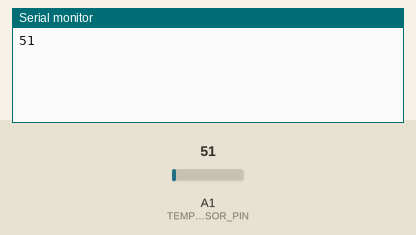
This sketch was run on a simulated Arduino Uno, built with avr-gcc and run on an emulated ATmega328P. On the bench: the last lines printed to the serial monitor. The inputs (shaded band) are chosen by the test bench; at power-on: A1 (TEMP_SENSOR_PIN) = 51.

Above: at 1.2 s.
1.3 s: A1 (TEMP_SENSOR_PIN) set to 61
At 2.6 s:
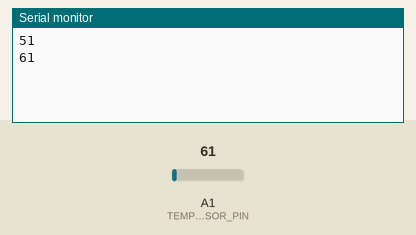
2.8 s: A1 (TEMP_SENSOR_PIN) set to 71
At 3.7 s:
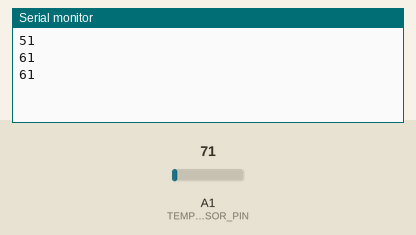
Timing chart, 0 to 5.8 s (numbered marks = the images above; inputs shaded):
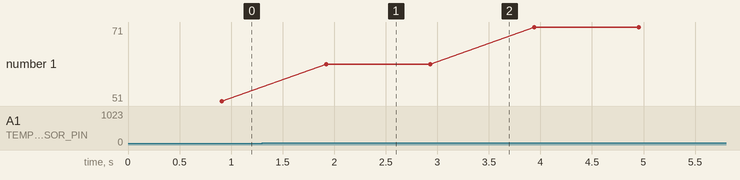

The sketch:

rawOutput.ino
```cpp
#include "RunningMedian.h"
const int TEMP_SENSOR_PIN = A1;
int value;
unsigned long currTime;

// MEDIAN FOR TEMPS //
RunningMedian t_samples = RunningMedian(10); // reset count every 10 data points

int currentTemp;

void setup() {
  Serial.begin(9600);
  while (!Serial) {
    delay(20);
  }

  pinMode(TEMP_SENSOR_PIN, INPUT);
}

void loop() {
  currTime = millis();
  tempLogger();
}

/////////////////////////////////////////////////////////////////
// Temperature Management ///////////////////////////////////////
/////////////////////////////////////////////////////////////////

int t_count = 0;
unsigned long temp_count_next = 0;

// READ TEMP
int readTemp(){
  int reading;
  reading = analogRead(TEMP_SENSOR_PIN); // 12 bit resolution
  return reading;
}

// UPDATES CURRENT TEMP
void tempLogger(){
  if (currTime > temp_count_next) {
    t_samples.add(readTemp());
    t_count++;
    temp_count_next = currTime + 100;
    if (t_count == 10) {
       currentTemp = t_samples.getMedian();
       Serial.println(currentTemp);
       t_count = 0;
    }
  }
}
```

Measured:
- after the input at 1.3 s, the serial monitor: prints a new line after 0.62 s (image 1)
- plotted number 1: 51 → 61 after the input at 1.3 s, 61 → 71 after the input at 2.8 s
